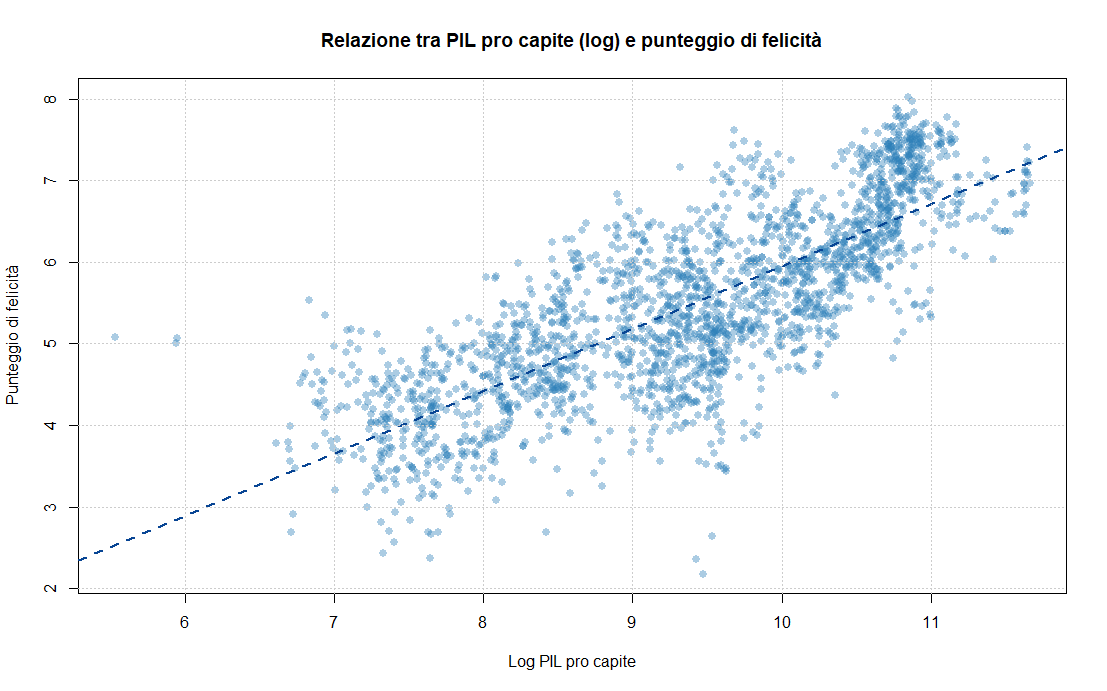

Source code (R):
# 1. Lettura del dataset
df <- read.csv(file.choose(), header = TRUE, sep = ",")

# 2. Rimozione dei valori mancanti
df_plot <- df[!is.na(df$log_gdp_per_capita) & !is.na(df$happiness_score), ]

# 3. Creazione scatterplot base
plot(df_plot$log_gdp_per_capita,
     df_plot$happiness_score,
     main = "Relazione tra PIL pro capite (log) e punteggio di felicità",
     xlab = "Log PIL pro capite",
     ylab = "Punteggio di felicità",
     col = rgb(44/255, 127/255, 184/255, 0.4),  # blu semi-trasparente
     pch = 16,
     cex = 1.1)

# 4. Aggiunta linea di regressione lineare
lm_model <- lm(happiness_score ~ log_gdp_per_capita, data = df_plot)
abline(lm_model, col = "#084594", lwd = 2, lty = 2)

# 5. Aggiunta griglia per leggibilità
grid(nx = NULL, ny = NULL, col = "gray80", lty = "dotted")

# 6. Calcolo della correlazione
cor_val <- cor(df_plot$log_gdp_per_capita,
               df_plot$happiness_score,
               use = "complete.obs")

# 7. Output dei risultati
cat("Correlazione (Pearson) tra log_gdp_per_capita e happiness_score:", round(cor_val, 3), "\n")
cat("Risultati del modello lineare:\n")
print(summary(lm_model))
